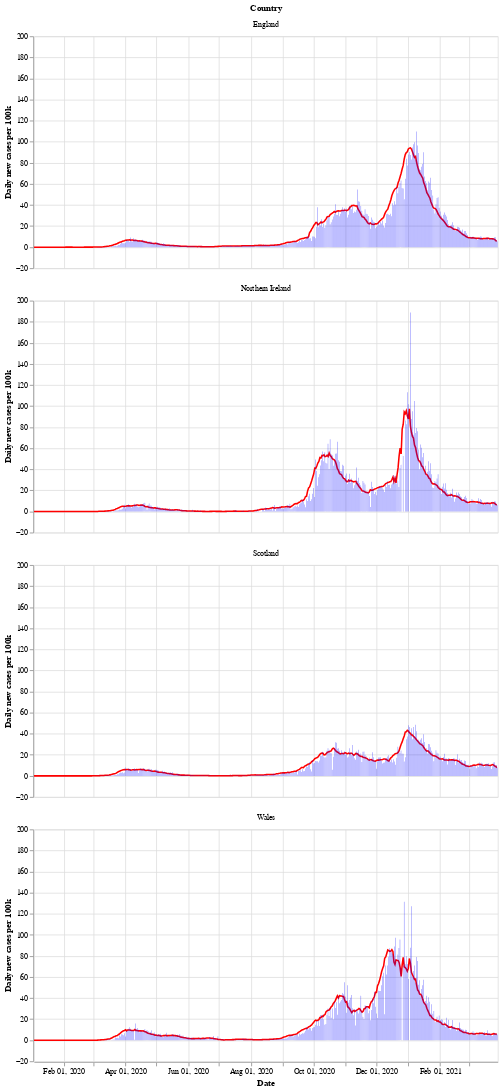

Here is the notebook cell this chart was saved with:
### Markdown cell above
Next is a bar chart of the number of new cases in each country (per 100k population), with the 7 day moving average of cases. Again we see that Wales saw a longer period of raising and falling cases compared to the other countries.

After a period of cases falling, each nation is now seeing a rise in the number of cases - especially in Wales.

### Code cell
# collapse
bars = alt.Chart(uk_cases).mark_bar().encode(
    x=alt.X("yearmonthdate(date):T", axis=alt.Axis(title='Date')),
    y=alt.Y("newCasesRate:Q", axis=alt.Axis(title='Daily new cases per 100k')),
    tooltip='newCasesRate',
    color=alt.condition(
        alt.datum.dailyChange > 0,
        alt.value("orange"),  # The positive color
        alt.value("blue")  # The negative color
    )
).properties(title='New cases per 100k population with rolling 7 day average', width=600).interactive()
line = alt.Chart(uk_cases).mark_line(
    color='red',
    size=2,
).transform_window(
    rolling_mean='mean(newCasesRate)',
    frame=[0, 7],
    groupby=['areaName']
).encode(
    x='yearmonthdate(date):T',
    y='rolling_mean:Q'
)
alt.layer(line, bars, data=uk_cases).facet(alt.Row('areaName', title='Country'), columns=1)

### Figure 1 — Vega-Lite specification as saved in the notebook (floating-point values rounded to 4 significant figures; data arrays with more than 128 entries replaced by an {"elided": "..."} marker saying what was removed)
{"config": {"view": {"continuousWidth": 400, "continuousHeight": 300}}, "data": {"name": "data-378d076324476c55dcc86e4c35693014"}, "facet": {"type": "nominal", "field": "areaName", "title": "Country"}, "spec": {"layer": [{"mark": {"type": "line", "color": "red", "size": 2}, "encoding": {"x": {"type": "temporal", "field": "date", "timeUnit": "yearmonthdate"}, "y": {"type": "quantitative", "field": "rolling_mean"}}, "transform": [{"window": [{"op": "mean", "field": "newCasesRate", "as": "rolling_mean"}], "frame": [0, 7], "groupby": ["areaName"]}]}, {"mark": "bar", "encoding": {"color": {"condition": {"value": "orange", "test": "(datum.dailyChange > 0)"}, "value": "blue"}, "tooltip": {"type": "quantitative", "field": "newCasesRate"}, "x": {"type": "temporal", "axis": {"title": "Date"}, "field": "date", "timeUnit": "yearmonthdate"}, "y": {"type": "quantitative", "axis": {"title": "Daily new cases per 100k"}, "field": "newCasesRate"}}, "selection": {"selector002": {"type": "interval", "bind": "scales", "encodings": ["x", "y"]}}, "title": "New cases per 100k population with rolling 7 day average", "width": 600}]}, "columns": 1, "$schema": "https://vega.github.io/schema/vega-lite/v4.8.1.json", "datasets": {"data-378d076324476c55dcc86e4c35693014": {"elided": "1804 records"}}}
